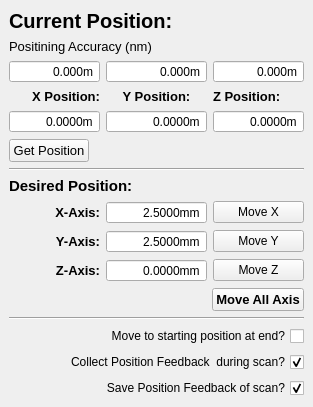
  <widget class="QDockWidget" name="position_feedback_dockWidget">
   <property name="sizePolicy">
    <sizepolicy hsizetype="Preferred" vsizetype="Fixed">
     <horstretch>0</horstretch>
     <verstretch>0</verstretch>
    </sizepolicy>
   </property>
   <property name="windowTitle">
    <string>Position Feedback</string>
   </property>
   <attribute name="dockWidgetArea">
    <number>1</number>
   </attribute>
   <widget class="QWidget" name="dockWidgetContents_10">
    <layout class="QGridLayout" name="gridLayout_4">
     <item row="17" column="0" colspan="3">
      <widget class="Line" name="line_8">
       <property name="orientation">
        <enum>Qt::Horizontal</enum>
       </property>
      </widget>
     </item>
     <item row="19" column="0" colspan="3">
      <widget class="QCheckBox" name="measure_pos_feedback_checkBox">
       <property name="layoutDirection">
        <enum>Qt::RightToLeft</enum>
       </property>
       <property name="text">
        <string extracomment="This of course only works if the axes have position feedback">Collect Position Feedback  during scan?</string>
       </property>
       <property name="checked">
        <bool>true</bool>
       </property>
      </widget>
     </item>
     <item row="18" column="0" colspan="3">
      <widget class="QCheckBox" name="start_position_bool_checkBox">
       <property name="layoutDirection">
        <enum>Qt::RightToLeft</enum>
       </property>
       <property name="text">
        <string extracomment="This of course only works if the axes have position feedback">Move to starting position at end?</string>
       </property>
      </widget>
     </item>
     <item row="0" column="0" colspan="3">
      <widget class="QLabel" name="label">
       <property name="sizePolicy">
        <sizepolicy hsizetype="Preferred" vsizetype="Maximum">
         <horstretch>0</horstretch>
         <verstretch>0</verstretch>
        </sizepolicy>
       </property>
       <property name="font">
        <font>
         <pointsize>15</pointsize>
         <weight>75</weight>
         <bold>true</bold>
        </font>
       </property>
       <property name="text">
        <string>Current Position:</string>
       </property>
      </widget>
     </item>
     <item row="6" column="1">
      <widget class="QLabel" name="label_8">
       <property name="font">
        <font>
         <pointsize>10</pointsize>
         <weight>75</weight>
         <bold>true</bold>
        </font>
       </property>
       <property name="text">
        <string>Y Position:</string>
       </property>
       <property name="alignment">
        <set>Qt::AlignBottom|Qt::AlignHCenter</set>
       </property>
      </widget>
     </item>
     <item row="2" column="2">
      <widget class="ScienDSpinBox" name="z_accuracy_doubleSpinBox">
       <property name="sizePolicy">
        <sizepolicy hsizetype="Expanding" vsizetype="Fixed">
         <horstretch>0</horstretch>
         <verstretch>0</verstretch>
        </sizepolicy>
       </property>
       <property name="alignment">
        <set>Qt::AlignRight|Qt::AlignTrailing|Qt::AlignVCenter</set>
       </property>
       <property name="readOnly">
        <bool>true</bool>
       </property>
       <property name="buttonSymbols">
        <enum>QAbstractSpinBox::NoButtons</enum>
       </property>
       <property name="suffix">
        <string>m</string>
       </property>
       <property name="decimals">
        <number>3</number>
       </property>
       <property name="minimum">
        <double>-1.000000000000000</double>
       </property>
       <property name="maximum">
        <double>2000000.000000000000000</double>
       </property>
      </widget>
     </item>
     <item row="12" column="0" colspan="2">
      <widget class="QLabel" name="label_2">
       <property name="sizePolicy">
        <sizepolicy hsizetype="Preferred" vsizetype="Preferred">
         <horstretch>0</horstretch>
         <verstretch>0</verstretch>
        </sizepolicy>
       </property>
       <property name="font">
        <font>
         <pointsize>11</pointsize>
         <weight>75</weight>
         <bold>true</bold>
        </font>
       </property>
       <property name="text">
        <string>Desired Position:</string>
       </property>
      </widget>
     </item>
     <item row="14" column="2">
      <widget class="QPushButton" name="set_y_position_pushButton">
       <property name="text">
        <string>Move Y</string>
       </property>
      </widget>
     </item>
     <item row="2" column="1">
      <widget class="ScienDSpinBox" name="y_accuracy_doubleSpinBox">
       <property name="alignment">
        <set>Qt::AlignRight|Qt::AlignTrailing|Qt::AlignVCenter</set>
       </property>
       <property name="readOnly">
        <bool>true</bool>
       </property>
       <property name="buttonSymbols">
        <enum>QAbstractSpinBox::NoButtons</enum>
       </property>
       <property name="suffix">
        <string>m</string>
       </property>
       <property name="decimals">
        <number>3</number>
       </property>
       <property name="minimum">
        <double>-1.000000000000000</double>
       </property>
       <property name="maximum">
        <double>2000000.000000000000000</double>
       </property>
      </widget>
     </item>
     <item row="15" column="1">
      <widget class="ScienDSpinBox" name="z_new_position_doubleSpinBox">
       <property name="sizePolicy">
        <sizepolicy hsizetype="Expanding" vsizetype="Fixed">
         <horstretch>0</horstretch>
         <verstretch>0</verstretch>
        </sizepolicy>
       </property>
       <property name="alignment">
        <set>Qt::AlignRight|Qt::AlignTrailing|Qt::AlignVCenter</set>
       </property>
       <property name="buttonSymbols">
        <enum>QAbstractSpinBox::NoButtons</enum>
       </property>
       <property name="suffix">
        <string>mm</string>
       </property>
       <property name="decimals">
        <number>4</number>
       </property>
       <property name="maximum">
        <double>2000000.000000000000000</double>
       </property>
       <property name="value">
        <double>0.000000000000000</double>
       </property>
      </widget>
     </item>
     <item row="1" column="0" colspan="2">
      <widget class="QLabel" name="label_4">
       <property name="sizePolicy">
        <sizepolicy hsizetype="Preferred" vsizetype="Maximum">
         <horstretch>0</horstretch>
         <verstretch>0</verstretch>
        </sizepolicy>
       </property>
       <property name="maximumSize">
        <size>
         <width>16777215</width>
         <height>100</height>
        </size>
       </property>
       <property name="font">
        <font>
         <pointsize>10</pointsize>
        </font>
       </property>
       <property name="text">
        <string>Positining Accuracy (nm)</string>
       </property>
       <property name="alignment">
        <set>Qt::AlignBottom|Qt::AlignLeading|Qt::AlignLeft</set>
       </property>
      </widget>
     </item>
     <item row="11" column="0" colspan="3">
      <widget class="Line" name="line_7">
       <property name="orientation">
        <enum>Qt::Horizontal</enum>
       </property>
      </widget>
     </item>
     <item row="7" column="0">
      <widget class="ScienDSpinBox" name="x_position_doubleSpinBox">
       <property name="sizePolicy">
        <sizepolicy hsizetype="Expanding" vsizetype="Fixed">
         <horstretch>0</horstretch>
         <verstretch>0</verstretch>
        </sizepolicy>
       </property>
       <property name="alignment">
        <set>Qt::AlignRight|Qt::AlignTrailing|Qt::AlignVCenter</set>
       </property>
       <property name="readOnly">
        <bool>true</bool>
       </property>
       <property name="buttonSymbols">
        <enum>QAbstractSpinBox::NoButtons</enum>
       </property>
       <property name="suffix">
        <string>m</string>
       </property>
       <property name="decimals">
        <number>4</number>
       </property>
       <property name="minimum">
        <double>-1.000000000000000</double>
       </property>
       <property name="maximum">
        <double>2000000.000000000000000</double>
       </property>
      </widget>
     </item>
     <item row="14" column="1">
      <widget class="ScienDSpinBox" name="y_new_position_doubleSpinBox">
       <property name="sizePolicy">
        <sizepolicy hsizetype="Expanding" vsizetype="Fixed">
         <horstretch>0</horstretch>
         <verstretch>0</verstretch>
        </sizepolicy>
       </property>
       <property name="alignment">
        <set>Qt::AlignRight|Qt::AlignTrailing|Qt::AlignVCenter</set>
       </property>
       <property name="buttonSymbols">
        <enum>QAbstractSpinBox::NoButtons</enum>
       </property>
       <property name="suffix">
        <string>mm</string>
       </property>
       <property name="decimals">
        <number>4</number>
       </property>
       <property name="maximum">
        <double>2000000.000000000000000</double>
       </property>
       <property name="value">
        <double>2.500000000000000</double>
       </property>
      </widget>
     </item>
     <item row="7" column="2">
      <widget class="ScienDSpinBox" name="z_position_doubleSpinBox">
       <property name="sizePolicy">
        <sizepolicy hsizetype="Expanding" vsizetype="Fixed">
         <horstretch>0</horstretch>
         <verstretch>0</verstretch>
        </sizepolicy>
       </property>
       <property name="alignment">
        <set>Qt::AlignRight|Qt::AlignTrailing|Qt::AlignVCenter</set>
       </property>
       <property name="readOnly">
        <bool>true</bool>
       </property>
       <property name="buttonSymbols">
        <enum>QAbstractSpinBox::NoButtons</enum>
       </property>
       <property name="suffix">
        <string>m</string>
       </property>
       <property name="decimals">
        <number>4</number>
       </property>
       <property name="minimum">
        <double>-1.000000000000000</double>
       </property>
       <property name="maximum">
        <double>2000000.000000000000000</double>
       </property>
      </widget>
     </item>
     <item row="7" column="1">
      <widget class="ScienDSpinBox" name="y_position_doubleSpinBox">
       <property name="sizePolicy">
        <sizepolicy hsizetype="Expanding" vsizetype="Fixed">
         <horstretch>0</horstretch>
         <verstretch>0</verstretch>
        </sizepolicy>
       </property>
       <property name="alignment">
        <set>Qt::AlignRight|Qt::AlignTrailing|Qt::AlignVCenter</set>
       </property>
       <property name="readOnly">
        <bool>true</bool>
       </property>
       <property name="buttonSymbols">
        <enum>QAbstractSpinBox::NoButtons</enum>
       </property>
       <property name="suffix">
        <string>m</string>
       </property>
       <property name="decimals">
        <number>4</number>
       </property>
       <property name="minimum">
        <double>-1.000000000000000</double>
       </property>
       <property name="maximum">
        <double>2000000.000000000000000</double>
       </property>
      </widget>
     </item>
     <item row="13" column="2">
      <widget class="QPushButton" name="set_x_position_pushButton">
       <property name="text">
        <string>Move X</string>
       </property>
      </widget>
     </item>
     <item row="14" column="0">
      <widget class="QLabel" name="y_position_label">
       <property name="font">
        <font>
         <pointsize>10</pointsize>
         <weight>75</weight>
         <bold>true</bold>
        </font>
       </property>
       <property name="text">
        <string>Y-Axis:</string>
       </property>
       <property name="alignment">
        <set>Qt::AlignRight|Qt::AlignTrailing|Qt::AlignVCenter</set>
       </property>
      </widget>
     </item>
     <item row="15" column="2">
      <widget class="QPushButton" name="set_z_position_pushButton">
       <property name="text">
        <string>Move Z</string>
       </property>
      </widget>
     </item>
     <item row="6" column="0">
      <widget class="QLabel" name="label_7">
       <property name="sizePolicy">
        <sizepolicy hsizetype="Preferred" vsizetype="Fixed">
         <horstretch>0</horstretch>
         <verstretch>0</verstretch>
        </sizepolicy>
       </property>
       <property name="font">
        <font>
         <pointsize>10</pointsize>
         <weight>75</weight>
         <bold>true</bold>
        </font>
       </property>
       <property name="text">
        <string>X Position:</string>
       </property>
       <property name="alignment">
        <set>Qt::AlignBottom|Qt::AlignRight|Qt::AlignTrailing</set>
       </property>
      </widget>
     </item>
     <item row="10" column="0" colspan="3">
      <widget class="QPushButton" name="get_all_positions_pushButton">
       <property name="sizePolicy">
        <sizepolicy hsizetype="Fixed" vsizetype="Fixed">
         <horstretch>0</horstretch>
         <verstretch>0</verstretch>
        </sizepolicy>
       </property>
       <property name="font">
        <font>
         <pointsize>10</pointsize>
        </font>
       </property>
       <property name="text">
        <string>Get Position</string>
       </property>
      </widget>
     </item>
     <item row="20" column="0" colspan="3">
      <widget class="QCheckBox" name="save_pos_feedback_checkBox">
       <property name="sizePolicy">
        <sizepolicy hsizetype="Minimum" vsizetype="Fixed">
         <horstretch>0</horstretch>
         <verstretch>0</verstretch>
        </sizepolicy>
       </property>
       <property name="layoutDirection">
        <enum>Qt::RightToLeft</enum>
       </property>
       <property name="text">
        <string extracomment="This of course only works if the axes have position feedback">Save Position Feedback of scan?</string>
       </property>
       <property name="checked">
        <bool>true</bool>
       </property>
      </widget>
     </item>
     <item row="6" column="2">
      <widget class="QLabel" name="label_9">
       <property name="font">
        <font>
         <pointsize>10</pointsize>
         <weight>75</weight>
         <bold>true</bold>
        </font>
       </property>
       <property name="text">
        <string>Z Position:</string>
       </property>
       <property name="alignment">
        <set>Qt::AlignBottom|Qt::AlignLeading|Qt::AlignLeft</set>
       </property>
      </widget>
     </item>
     <item row="16" column="1" colspan="2" alignment="Qt::AlignRight">
      <widget class="QPushButton" name="move_all_axis_pushButton">
       <property name="sizePolicy">
        <sizepolicy hsizetype="Maximum" vsizetype="Fixed">
         <horstretch>0</horstretch>
         <verstretch>0</verstretch>
        </sizepolicy>
       </property>
       <property name="font">
        <font>
         <pointsize>10</pointsize>
         <weight>75</weight>
         <bold>true</bold>
        </font>
       </property>
       <property name="text">
        <string>Move All Axis</string>
       </property>
      </widget>
     </item>
     <item row="13" column="0">
      <widget class="QLabel" name="x_position_label">
       <property name="font">
        <font>
         <pointsize>10</pointsize>
         <weight>75</weight>
         <bold>true</bold>
        </font>
       </property>
       <property name="text">
        <string>X-Axis:</string>
       </property>
       <property name="alignment">
        <set>Qt::AlignRight|Qt::AlignTrailing|Qt::AlignVCenter</set>
       </property>
      </widget>
     </item>
     <item row="13" column="1">
      <widget class="ScienDSpinBox" name="x_new_position_doubleSpinBox">
       <property name="enabled">
        <bool>true</bool>
       </property>
       <property name="sizePolicy">
        <sizepolicy hsizetype="Expanding" vsizetype="Fixed">
         <horstretch>0</horstretch>
         <verstretch>0</verstretch>
        </sizepolicy>
       </property>
       <property name="alignment">
        <set>Qt::AlignRight|Qt::AlignTrailing|Qt::AlignVCenter</set>
       </property>
       <property name="readOnly">
        <bool>false</bool>
       </property>
       <property name="buttonSymbols">
        <enum>QAbstractSpinBox::NoButtons</enum>
       </property>
       <property name="suffix">
        <string>mm</string>
       </property>
       <property name="decimals">
        <number>4</number>
       </property>
       <property name="minimum">
        <double>0.000100000000000</double>
       </property>
       <property name="maximum">
        <double>2000.000000000000000</double>
       </property>
       <property name="value">
        <double>2.500000000000000</double>
       </property>
      </widget>
     </item>
     <item row="15" column="0">
      <widget class="QLabel" name="z_position_label">
       <property name="font">
        <font>
         <pointsize>10</pointsize>
         <weight>75</weight>
         <bold>true</bold>
        </font>
       </property>
       <property name="text">
        <string>Z-Axis:</string>
       </property>
       <property name="alignment">
        <set>Qt::AlignRight|Qt::AlignTrailing|Qt::AlignVCenter</set>
       </property>
      </widget>
     </item>
     <item row="2" column="0">
      <widget class="ScienDSpinBox" name="x_accuracy_doubleSpinBox">
       <property name="sizePolicy">
        <sizepolicy hsizetype="Expanding" vsizetype="Fixed">
         <horstretch>0</horstretch>
         <verstretch>0</verstretch>
        </sizepolicy>
       </property>
       <property name="layoutDirection">
        <enum>Qt::LeftToRight</enum>
       </property>
       <property name="alignment">
        <set>Qt::AlignRight|Qt::AlignTrailing|Qt::AlignVCenter</set>
       </property>
       <property name="readOnly">
        <bool>true</bool>
       </property>
       <property name="buttonSymbols">
        <enum>QAbstractSpinBox::NoButtons</enum>
       </property>
       <property name="suffix">
        <string>m</string>
       </property>
       <property name="decimals">
        <number>3</number>
       </property>
       <property name="minimum">
        <double>-1.000000000000000</double>
       </property>
       <property name="maximum">
        <double>2000000.000000000000000</double>
       </property>
      </widget>
     </item>
    </layout>
   </widget>
  </widget>
